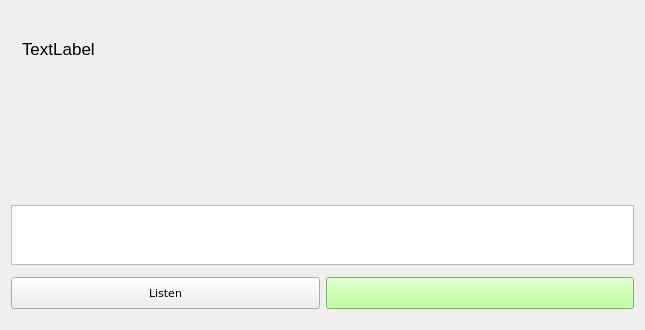
<?xml version="1.0" encoding="UTF-8"?>
<ui version="4.0">
 <class>Pract5</class>
 <widget class="QWidget" name="Pract5">
  <property name="geometry">
   <rect>
    <x>0</x>
    <y>0</y>
    <width>645</width>
    <height>330</height>
   </rect>
  </property>
  <property name="minimumSize">
   <size>
    <width>572</width>
    <height>300</height>
   </size>
  </property>
  <property name="windowTitle">
   <string>Write Sentences</string>
  </property>
  <property name="windowIcon">
   <iconset resource="../res.qrc">
    <normaloff>:/Images/idiomind.png</normaloff>:/Images/idiomind.png</iconset>
  </property>
  <layout class="QGridLayout" name="gridLayout">
   <item row="0" column="0">
    <widget class="QWidget" name="widget" native="true">
     <property name="minimumSize">
      <size>
       <width>450</width>
       <height>240</height>
      </size>
     </property>
     <layout class="QVBoxLayout" name="verticalLayout">
      <property name="leftMargin">
       <number>0</number>
      </property>
      <property name="rightMargin">
       <number>0</number>
      </property>
      <property name="bottomMargin">
       <number>6</number>
      </property>
      <item>
       <spacer name="verticalSpacer">
        <property name="orientation">
         <enum>Qt::Vertical</enum>
        </property>
        <property name="sizeType">
         <enum>QSizePolicy::Preferred</enum>
        </property>
        <property name="sizeHint" stdset="0">
         <size>
          <width>20</width>
          <height>10</height>
         </size>
        </property>
       </spacer>
      </item>
      <item>
       <widget class="QWidget" name="widget_2" native="true">
        <property name="minimumSize">
         <size>
          <width>0</width>
          <height>100</height>
         </size>
        </property>
        <layout class="QHBoxLayout" name="horizontalLayout_2">
         <item>
          <widget class="ClickableLabel" name="label_trgt">
           <property name="sizePolicy">
            <sizepolicy hsizetype="Expanding" vsizetype="Expanding">
             <horstretch>0</horstretch>
             <verstretch>0</verstretch>
            </sizepolicy>
           </property>
           <property name="maximumSize">
            <size>
             <width>600</width>
             <height>16777215</height>
            </size>
           </property>
           <property name="font">
            <font>
             <pointsize>13</pointsize>
             <weight>50</weight>
             <bold>false</bold>
            </font>
           </property>
           <property name="cursor">
            <cursorShape>PointingHandCursor</cursorShape>
           </property>
           <property name="styleSheet">
            <string notr="true">line-height:20px;</string>
           </property>
           <property name="text">
            <string>TextLabel</string>
           </property>
           <property name="scaledContents">
            <bool>true</bool>
           </property>
           <property name="alignment">
            <set>Qt::AlignLeading|Qt::AlignLeft|Qt::AlignTop</set>
           </property>
           <property name="wordWrap">
            <bool>true</bool>
           </property>
           <property name="margin">
            <number>10</number>
           </property>
           <property name="textInteractionFlags">
            <set>Qt::NoTextInteraction</set>
           </property>
          </widget>
         </item>
        </layout>
       </widget>
      </item>
      <item>
       <spacer name="verticalSpacer_2">
        <property name="orientation">
         <enum>Qt::Vertical</enum>
        </property>
        <property name="sizeType">
         <enum>QSizePolicy::Expanding</enum>
        </property>
        <property name="sizeHint" stdset="0">
         <size>
          <width>20</width>
          <height>10</height>
         </size>
        </property>
       </spacer>
      </item>
      <item>
       <widget class="QPlainTextEdit" name="plainTextEdit">
        <property name="sizePolicy">
         <sizepolicy hsizetype="Expanding" vsizetype="Fixed">
          <horstretch>0</horstretch>
          <verstretch>0</verstretch>
         </sizepolicy>
        </property>
        <property name="maximumSize">
         <size>
          <width>16777215</width>
          <height>60</height>
         </size>
        </property>
        <property name="font">
         <font>
          <pointsize>12</pointsize>
         </font>
        </property>
       </widget>
      </item>
     </layout>
    </widget>
   </item>
   <item row="1" column="0">
    <layout class="QHBoxLayout" name="horizontalLayout_3">
     <property name="bottomMargin">
      <number>10</number>
     </property>
     <item>
      <widget class="QPushButton" name="pushButton_listen">
       <property name="minimumSize">
        <size>
         <width>0</width>
         <height>32</height>
        </size>
       </property>
       <property name="maximumSize">
        <size>
         <width>16777215</width>
         <height>16777215</height>
        </size>
       </property>
       <property name="font">
        <font>
         <family>DejaVu Sans</family>
         <pointsize>8</pointsize>
        </font>
       </property>
       <property name="text">
        <string>Listen</string>
       </property>
       <property name="flat">
        <bool>false</bool>
       </property>
      </widget>
     </item>
     <item>
      <widget class="QPushButton" name="pushButton">
       <property name="minimumSize">
        <size>
         <width>80</width>
         <height>32</height>
        </size>
       </property>
       <property name="font">
        <font>
         <family>DejaVu Sans</family>
         <pointsize>8</pointsize>
        </font>
       </property>
       <property name="styleSheet">
        <string notr="true">background-color: rgb(170, 255, 127);
color: rgb(40, 81, 0);</string>
       </property>
       <property name="text">
        <string/>
       </property>
      </widget>
     </item>
    </layout>
   </item>
  </layout>
 </widget>
 <customwidgets>
  <customwidget>
   <class>ClickableLabel</class>
   <extends>QLabel</extends>
   <header location="global">Classes/adds_clicklabel.h</header>
  </customwidget>
 </customwidgets>
 <resources>
  <include location="../res.qrc"/>
 </resources>
 <connections/>
</ui>
